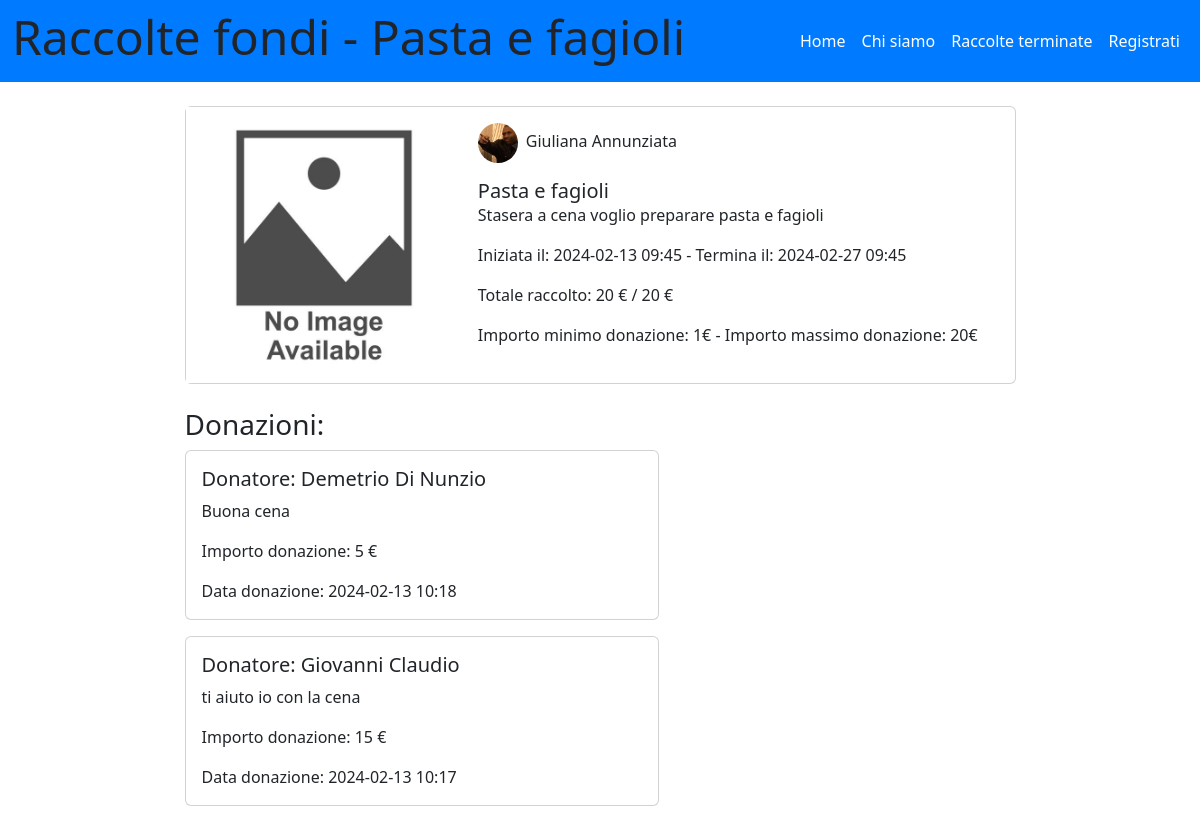
/raccolte/1, run on the app's committed database.
### tables this page shows
CREATE TABLE "raccolte" (
	"id_raccolta"	INTEGER NOT NULL UNIQUE,
	"nome_raccolta"	TEXT NOT NULL,
	"descrizione"	TEXT,
	"immagine"	TEXT,
	"data_creazione"	TEXT,
	"data_termine"	TEXT,
	"cifra_attuale"	NUMERIC,
	"cifra_da_raggiungere"	NUMERIC,
	"tipo_raccolta"	TEXT,
	"organizzatore_raccolta"	INTEGER,
	"importo_minimo"	NUMERIC,
	"status"	TEXT DEFAULT 'attiva',
	"aggiornata"	TEXT DEFAULT 'no',
	"importo_massimo"	NUMERIC, tipo_modificabile TEXT,
	PRIMARY KEY("id_raccolta" AUTOINCREMENT),
	FOREIGN KEY("organizzatore_raccolta") REFERENCES "utenti"("id_utente")
);

CREATE TABLE "utenti" (
	"id_utente"	INTEGER UNIQUE,
	"email"	TEXT NOT NULL UNIQUE,
	"password"	TEXT NOT NULL UNIQUE,
	"nome"	TEXT NOT NULL,
	"cognome"	TEXT NOT NULL,
	"immagine_utente"	TEXT,
	"portafoglio"	NUMERIC,
	PRIMARY KEY("id_utente" AUTOINCREMENT)
);

CREATE TABLE "donazioni" (
	"id_donazione"	INTEGER NOT NULL UNIQUE,
	"importo"	INTEGER,
	"id_donatore"	INTEGER,
	"raccolta"	INTEGER,
	"testo_donazione"	TEXT,
	"data_donazione"	TEXT,
	"nome_donatore"	TEXT,
	"cognome_donatore"	TEXT,
	FOREIGN KEY("id_donatore") REFERENCES "utenti",
	FOREIGN KEY("raccolta") REFERENCES "raccolte",
	PRIMARY KEY("id_donazione" AUTOINCREMENT)
);

### app.py (the view)
@app.route('/raccolte/<int:id>')
def singola_raccolta(id):
    raccolta_db = raccolte_dao.get_raccolta_by_id(id)
    donazioni_db = donazioni_dao.get_donazione_by_id(id)
    return render_template('singola_raccolta.html', raccolta = raccolta_db, donazioni=donazioni_db)

### app.py (called while the page is built)
@app.before_request
def update_before_request():
    app.logger.info('Inizio update_status_e_portafoglio')
    try:
        raccolte_dao.update_status_e_portafoglio()
        app.logger.info('Fine update_status_e_portafoglio')
        raccolte_dao.update_tipo_modificabile()
        app.logger.info('Fine update_tipo_modificabile')
    except Exception as e:
        print('Error during update:', str(e))

### donazioni_dao.py (called while the page is built)
def get_donazione_by_id(id):
    conn = sqlite3.connect('db/raccolte_fondi.db')
    conn.row_factory = sqlite3.Row
    cursor = conn.cursor()
    '''ricevi l'id della raccolta, seleziona tutte le donazioni effettuate a quella raccolta, ovvero
    dove raccolta (donazioni) = id_raccolta (raccolte)'''
    sql = 'SELECT donazioni.id_donazione,donazioni.importo,donazioni.id_donatore,donazioni.raccolta,donazioni.testo_donazione,donazioni.data_donazione,donazioni.nome_donatore,donazioni.cognome_donatore FROM donazioni WHERE donazioni.raccolta = ? ORDER BY data_donazione DESC'
    cursor.execute(sql, (id,))
    donazioni = cursor.fetchall()
    cursor.close()
    conn.close()
    return donazioni

### raccolte_dao.py (called while the page is built)
def get_raccolta_by_id(id):
    conn = sqlite3.connect('db/raccolte_fondi.db')
    conn.row_factory = sqlite3.Row
    cursor = conn.cursor()
    sql = 'SELECT raccolte.id_raccolta,raccolte.nome_raccolta,raccolte.descrizione,raccolte.immagine,raccolte.data_creazione,raccolte.data_termine,raccolte.cifra_attuale,raccolte.cifra_da_raggiungere,raccolte.tipo_raccolta,raccolte.organizzatore_raccolta,raccolte.importo_minimo,raccolte.status,raccolte.aggiornata,raccolte.importo_massimo,utenti.nome,utenti.cognome,utenti.immagine_utente FROM raccolte LEFT JOIN utenti ON raccolte.organizzatore_raccolta = utenti.id_utente WHERE raccolte.id_raccolta = ?'
    cursor.execute(sql, (id,))
    post = cursor.fetchone()
    cursor.close()
    conn.close()
    return post

### templates/singola_raccolta.html (shortened to what this page needs)
{% extends "base.html" %}
{% block home_active %}active{% endblock %}
{% block page_name%}{{raccolta.nome_raccolta}}{%endblock%}
{%block content%}
<main class="col-lg-12">
  <div class="container">
    <div class="row justify-content-center">
      <div class="col-lg-9">
        <div class="card mb-4">
          <div class="row g-0">
            <div class="col-md-4 d-flex align-items-stretch">
              {% if raccolta.immagine %}
              <img src="{{ url_for('static', filename=raccolta.immagine) }}" class="img-fluid w-100 img-full-height" alt="Immagine della raccolta: {{raccolta.nome_raccolta}}">
              {% else %}
              <img src="{{ url_for('static', filename='no_immagine_raccolta.jpg') }}" class="img-fluid w-100 img-full-height" alt="Nessuna immagine disponibile">
              {% endif %}
            </div>
            <div class="col-md-8">
              <div class="card-body d-flex flex-column justify-content-between">
                <div class="d-flex align-items-center mb-3">
                  {% if raccolta.immagine_utente %}
                  <img src="{{ url_for('static', filename=raccolta.immagine_utente) }}" class="profile-image me-2" alt="Immagine di profilo">
                  {% else %}
                  <img src="{{ url_for('static', filename='no_immagine_utente.jpg') }}" class="profile-image me-2" alt="Immagine di profilo">
                  {% endif %}
                  <p class="mb-1">{{raccolta.nome}} {{raccolta.cognome}}</p>
                </div>
                <h5 class="card-title mb-0">{{raccolta.nome_raccolta | e}}</h5>
                <p class="card-text mb-3">{{raccolta.descrizione | e}}</p>
                <p>Iniziata il: {{raccolta.data_creazione | e}} - Termina il: {{raccolta.data_termine | e}}</p>
                <p>Totale raccolto: {{raccolta.cifra_attuale | e}} € / {{raccolta.cifra_da_raggiungere | e}} €</p>
                <p>Importo minimo donazione: {{raccolta.importo_minimo | int}}€ - Importo massimo donazione: {{raccolta.importo_massimo | int}}€</p>
              </div>
            </div>
          </div>
        </div>
        <h3>Donazioni:</h3>
        {% for donazione in donazioni %}
        <div class="row">
          <div class="col-7">
            <div class="card mb-3">
              <div class="row g-0">
                <div class="col-lg-9">
                  <div class="card-body">
                    <h5 class="card-title">Donatore: {% if donazione.id_donatore != None %}{{ donazione.nome_donatore | e }} {{ donazione.cognome_donatore | e }}{% else %}Anonimo{% endif %}</h5>
                    <p class="card-text">{{ donazione.testo_donazione }}</p>
                    <p class="card-text">Importo donazione: {{ donazione.importo | e }} €</p>
                    <p class="card-text">Data donazione: {{ donazione.data_donazione | e }}</p>
                  </div>
                </div>
              </div>
            </div>
          </div>
        </div>
        {% endfor %}
      </div>
    </div>
  </div>
</main>
{% endblock %}

### static/style.css (style rules this page uses)
.profile-image { width: 40px; height: auto; border-radius: 50%; }
.d-flex.align-items-center { align-items: center; }

### data on the page
raccolte: nome_raccolta "Pasta e fagioli", descrizione "Stasera a cena voglio preparare pasta e fagioli", data_creazione "2024-02-13 09:45", data_termine "2024-02-27 09:45", cifra_attuale "20", cifra_da_raggiungere "20", importo_minimo "1", importo_massimo "20"
utenti: immagine_utente (picture), nome "Giuliana", cognome "Annunziata"
donazioni: nome_donatore "Demetrio", cognome_donatore "Di Nunzio", testo_donazione "Buona cena", importo "5", data_donazione "2024-02-13 10:18"
donazioni: nome_donatore "Giovanni", cognome_donatore "Claudio", testo_donazione "ti aiuto io con la cena", importo "15", data_donazione "2024-02-13 10:17"
